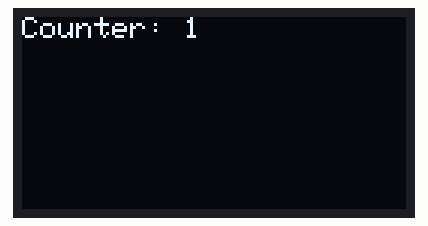
This sketch was run on a simulated ESP32. Parts: 128×64 one-colour display. WiFi joins after 1.5 s; servers stay silent unless stated; what the sketch prints to the serial monitor is not drawn.

Above: at 1.6 s.
At 5.6 s:
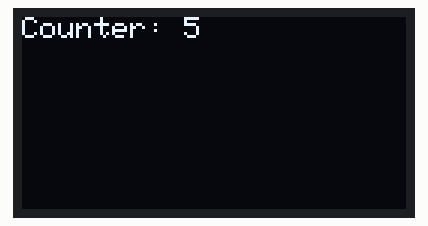
At 9.6 s:
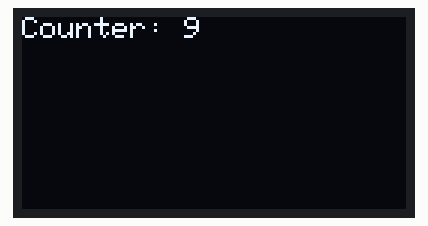
At 19.6 s:
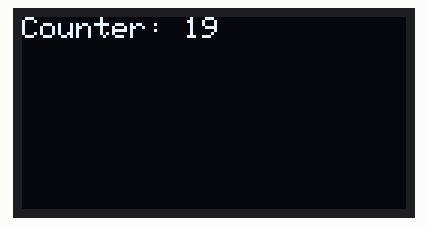
At 29.6 s:
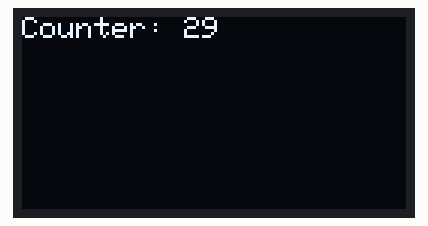
At 38.6 s:
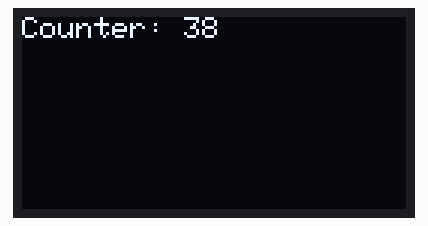

The sketch:

WebServerEsp32Parrallel.ino
```cpp
#include <ArduinoJson.h>

#include <WiFi.h>
#include <WebServer.h> // Include the Web Server library

#include <Wire.h>
#include <Adafruit_GFX.h>
#include <Adafruit_SSD1306.h>
#define SCREEN_WIDTH 128 // OLED display width, in pixels
#define SCREEN_HEIGHT 64 // OLED display height, in pixels
Adafruit_SSD1306 display(SCREEN_WIDTH, SCREEN_HEIGHT, &Wire, -1);


// Replace with your network credentials
const char* ssid = "NOC_TL";
const char* password = "TRAFF1CNOC23";

// Create a web server object that listens for HTTP request on port 80
WebServer server(80);

TaskHandle_t Task1;
TaskHandle_t Task2;

// Username and password for basic authentication
const char* www_username = "admin";
const char* www_password = "admin";

void setup() {
  Serial.begin(115200);

  // Initialize WiFi
  WiFi.begin(ssid, password);
  while (WiFi.status() != WL_CONNECTED) {
    delay(500);
    Serial.println("Connecting to WiFi..");
  }
  Serial.println("Connected to the WiFi network");

  if(!display.begin(SSD1306_SWITCHCAPVCC, 0x3C)) { // Check your display's I2C address
    Serial.println(F("SSD1306 allocation failed"));
    for(;;); // Don't proceed, loop forever
  }
  display.clearDisplay();
  display.setTextSize(1);      // Normal 1:1 pixel scale
  display.setTextColor(SSD1306_WHITE); // Draw white text
  display.setCursor(0,0);     // Start at top-left corner
  display.cp437(true);         // Use full 256 char 'Code Page 437' font


  xTaskCreatePinnedToCore(Task1code, "Task1", 10000, NULL, 1, &Task1, 0);
  xTaskCreatePinnedToCore(Task2code, "Task2", 10000, NULL, 1, &Task2, 1);
}

void loop() {

}

void Task1code(void * pvParameters) {
  Serial.print("Task1 (Server) running on core ");
  Serial.println(xPortGetCoreID());

  server.on("/", HTTP_GET, []() {
    if (!server.authenticate(www_username, www_password)) {
      return server.requestAuthentication();
    }
    server.send(200, "text/html", "<form action='/data' method='POST'>"
                                   "<input type='number' name='num1' placeholder='Number 1'><br>"
                                   "<input type='number' name='num2' placeholder='Number 2'><br>"
                                   "<input type='number' name='num3' placeholder='Number 3'><br>"
                                   "<input type='number' name='num4' placeholder='Number 4'><br>"
                                   "<input type='submit' value='Submit'>"
                                   "</form>");
  });

  server.on("/data", HTTP_POST, []() {
    /*String message = "Received numbers: ";
    message += "Num1: " + server.arg("num1") + ", ";
    message += "Num2: " + server.arg("num2") + ", ";
    message += "Num3: " + server.arg("num3") + ", ";
    message += "Num4: " + server.arg("num4");
    Serial.println(message);
    server.send(200, "text/plain", "Data received. Check the serial monitor.");*/
    // Parse received numbers
    int num1 = server.arg("num1").toInt();
    int num2 = server.arg("num2").toInt();
    int num3 = server.arg("num3").toInt();
    int num4 = server.arg("num4").toInt();

    // Create a JSON object
    StaticJsonDocument<200> doc;
    doc["temperature"] = num1;
    doc["humidity"] = num2;
    doc["pressure"] = num3;
    doc["noise"] = num4;

    // Generate a string from the JSON object
    String output;
    serializeJson(doc, output);

    // Print the JSON string to the terminal
    Serial.println(output);

    // Send a response to the client
    server.send(200, "text/plain", "Data received and processed. Check the serial monitor.");
  });

  server.begin();
  Serial.println("HTTP server started");

  for (;;) {
    server.handleClient();
    // Allow other tasks to run
    vTaskDelay(1); // Delay for 1 tick period
  }
}

void Task2code(void * pvParameters){
  Serial.print("Task2 running on core ");
  Serial.println(xPortGetCoreID());

  unsigned long lastMillis = 0;
  unsigned long counter = 0; // Counter for the display

  for(;;){
    if(millis() - lastMillis >= 1000){
      lastMillis = millis();
      counter++; // Increment the counter every second

      // Prepare the display
      display.clearDisplay();
      display.setCursor(0,0); // Start at top-left corner

      // Display the counter value
      display.print("Counter: ");
      display.println(counter);

      // Show the display buffer on the screen
      display.display();

      // Optional: Serial output for debugging
      //Serial.print("Counter: ");
      //Serial.println(counter);
    }
  }
}
```

Measured:
- what the display in image 0 shows lasts 1.0 s, from 1.6 s to 2.6 s
